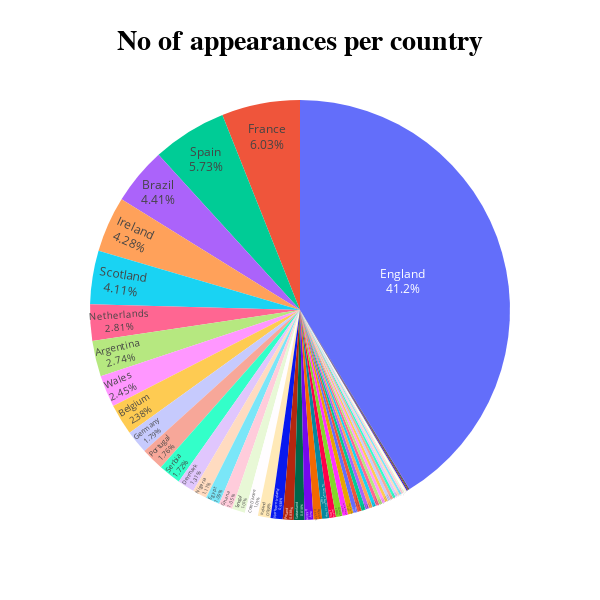

Here is the notebook cell this chart was saved with:
### Markdown cell above
# General Stats

## Contries most represented in EPL

### Code cell
df = data
fig = px.pie(df, values='Appearances', names='Nationality', title='Countries represented in EPL by number of appearances')
fig.update_traces(textposition='inside', textinfo='percent+label')
fig.update_layout(title_text='<b>No of appearances per country</b>', title_x = 0.5, titlefont=dict(color='black', size=28, family="Courier New, monospace"), width=600, height=600, showlegend=False)
iplot(fig)

### Figure 1 — Plotly figure (JSON) as saved in the notebook; plotly's stock layout.template omitted (floating-point values rounded to 4 significant figures; data arrays with more than 128 entries replaced by an {"elided": "..."} marker saying what was removed)
{"data": [{"domain": {"x": [0.0, 1.0], "y": [0.0, 1.0]}, "hovertemplate": "Nationality=%{label}<br>Appearances=%{value}<extra></extra>", "labels": {"elided": "562 str values"}, "legendgroup": "", "name": "", "showlegend": true, "textinfo": "percent+label", "textposition": "inside", "type": "pie", "values": {"elided": "562 int values"}}], "layout": {"height": 600, "legend": {"tracegroupgap": 0}, "showlegend": false, "title": {"font": {"color": "black", "family": "Courier New, monospace", "size": 28}, "text": "<b>No of appearances per country</b>", "x": 0.5}, "width": 600}}
